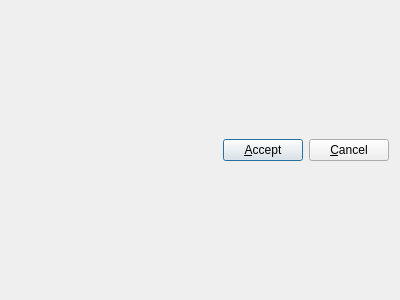
<ui version="4.0" >
 <class>Dialog</class>
 <widget class="QDialog" name="Dialog" >
  <property name="geometry" >
   <rect>
    <x>0</x>
    <y>0</y>
    <width>400</width>
    <height>300</height>
   </rect>
  </property>
  <property name="windowTitle" >
   <string>Preferences</string>
  </property>
  <layout class="QVBoxLayout" >
   <item>
    <layout class="QHBoxLayout" >
     <item>
      <spacer>
       <property name="orientation" >
        <enum>Qt::Horizontal</enum>
       </property>
       <property name="sizeHint" >
        <size>
         <width>40</width>
         <height>20</height>
        </size>
       </property>
      </spacer>
     </item>
     <item>
      <widget class="QPushButton" name="pushAccept" >
       <property name="text" >
        <string>&amp;Accept</string>
       </property>
       <property name="icon" >
        <iconset resource="common.qrc" >:/images/images/ok.png</iconset>
       </property>
      </widget>
     </item>
     <item>
      <widget class="QPushButton" name="pushCancel" >
       <property name="text" >
        <string>&amp;Cancel</string>
       </property>
       <property name="icon" >
        <iconset resource="common.qrc" >:/images/images/cancel.png</iconset>
       </property>
      </widget>
     </item>
    </layout>
   </item>
  </layout>
 </widget>
 <resources>
  <include location="common.qrc" />
 </resources>
 <connections>
  <connection>
   <sender>pushCancel</sender>
   <signal>clicked()</signal>
   <receiver>Dialog</receiver>
   <slot>reject()</slot>
   <hints>
    <hint type="sourcelabel" >
     <x>336</x>
     <y>152</y>
    </hint>
    <hint type="destinationlabel" >
     <x>332</x>
     <y>171</y>
    </hint>
   </hints>
  </connection>
 </connections>
</ui>
